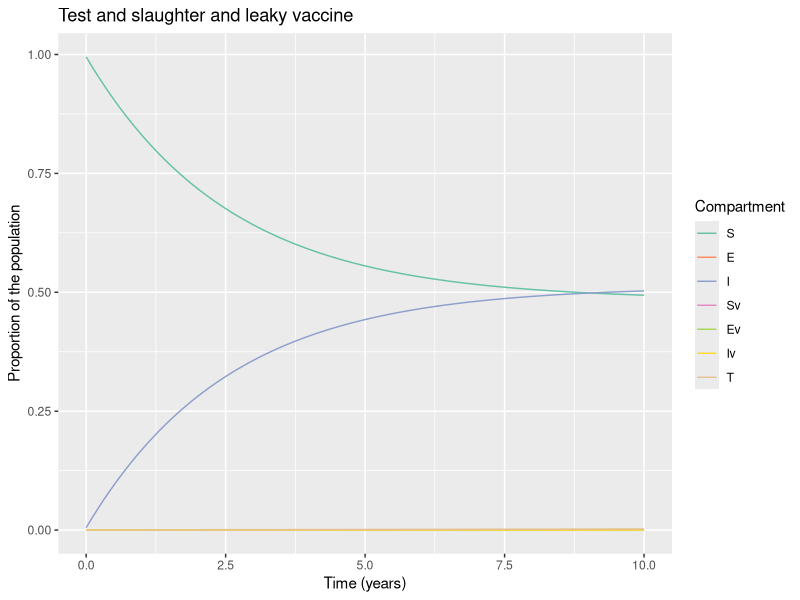

R code for this plot:
# LOAD THE PACKAGES:
library(deSolve)
library(reshape2)
library(ggplot2)


# MODEL INPUTS:

initial_state_values <- c(S = 1675000 - 8475,
                          E = 0,        
                          I = 8375,        
                          Sv = 0,      
                          Ev = 0,
                          Iv = 0,
                          T = 0)      

# Parameters
#R0= 1.68 (beta/delta)
parameters <- c(beta = 0.0239,     # the infection rate in units of years^-1 
                delta = 0.0164*365,     # the latency period in units of years^-1 
                c_s = 0.3,       # the reduction in the force of infection
                # acting on those vaccinated
                c_i = 0.3,# the reduction in the infectivity of vaccinated infected bovines  
                u = 1/5,#death rate in units of years^-1 
                a = 0.00061 , #culling rate in units of years^-1
                b = 1/5, #birth rate in units of years^-1
                vc = 0,  # vaccination rate
                w = 0.2) #wildife infection 27.75% dear (13.03% boar)

# TIMESTEPS:

# Sequence of timesteps to solve the model at
times <- seq(from = 0, to = 10, by =0.1)#from 0 to 10 years, daily intervalS
# MODEL FUNCTION: 

vaccine_model <- function(time, state, parameters) {  
  
  with(as.list(c(state, parameters)), {    
    
    # Defining lambda as a function of beta and E:
    N <- S + E + I + Sv + Ev + Iv 
    lambda <- beta * I/N + c_i * beta * Iv/N 
    # the Ev compartment gets c_i times less infected than the E compartment
    
    
    # The differential equations
    dS <- -lambda * S - u * S  - vc * S + (b * N * (1-vc)) - S * w          
    dE <- lambda * S - delta * E - u * E - vc * E
    dT <- a * I + a * Iv
    dI <- delta * E - a * I - u * I + S *w  
    dSv <- -c_s * lambda * Sv - u * Sv + vc * S  + b * N * vc - Sv * w            
    dEv <- c_s * lambda * Sv - delta * Ev - u * Ev + vc * E
    dIv <- delta * Ev - a * Iv - u * Iv + Sv * w
    
    return(list(c(dS, dE, dI, dSv, dEv, dIv, dT))) 
  })
  
}

# MODEL OUTPUT:

# Solving the differential equations using the ode integration algorithm
output <- as.data.frame(ode(y = initial_state_values, 
                            times = times, 
                            func = vaccine_model,
                            parms = parameters))

# PLOT THE OUTPUT

# turn output dataset into long format
output_long <- melt(as.data.frame(output), id = "time")

# Adding a column for the prevalence proportion to the long-format output
output_long$prevalence <- output_long$value/sum(initial_state_values)

# Plot the number in each compartment over time
ggplot(data = output_long,                                               
       aes(x = time, y = prevalence, colour = variable, group = variable)) +  
  geom_line() +                                                          
  xlab("Time (years)")+                                                   
  ylab("Proportion of the population") +
  labs(title = paste("Test and slaughter and leaky vaccine"), 
       colour = "Compartment") +
  scale_colour_brewer(palette = "Set2")

#incidence<- diff(output_long$value[output_long$variable=="T"])
#plot(incidence)
